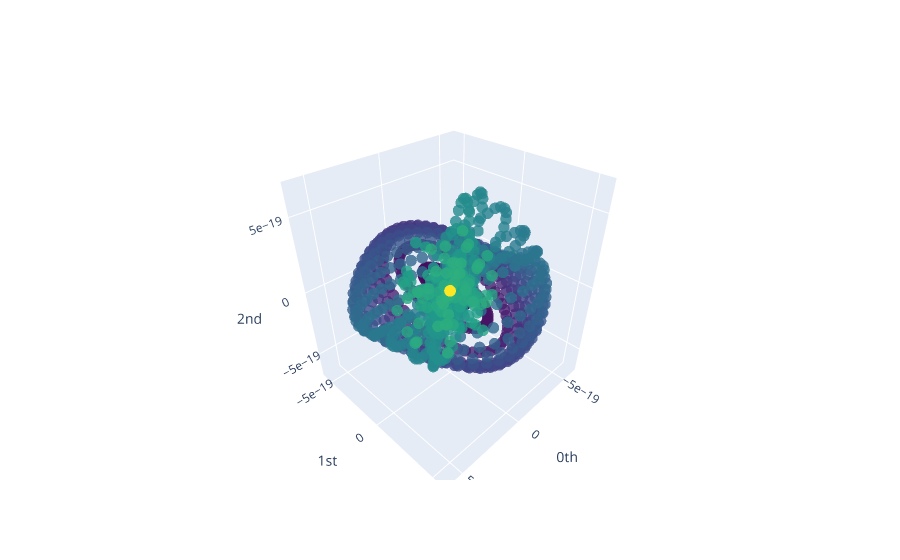

The notebook cell saved with this chart:
### Code cell
from sklearn.decomposition import PCA
from gtda.plotting import plot_point_cloud

pca = PCA(n_components=3)
y_gw_embedded_pca = pca.fit_transform(y_gw_embedded)

plot_point_cloud(y_gw_embedded_pca)

### Figure 1 — Plotly figure (JSON) as saved in the notebook; plotly's stock layout.template omitted (floating-point values rounded to 4 significant figures; data arrays with more than 128 entries replaced by an {"elided": "..."} marker saying what was removed)
{"data": [{"marker": {"color": {"elided": "1529 int values"}, "colorscale": [[0, "#440154"], [0.1111, "#482878"], [0.2222, "#3e4989"], [0.3333, "#31688e"], [0.4444, "#26828e"], [0.5556, "#1f9e89"], [0.6667, "#35b779"], [0.7778, "#6ece58"], [0.8889, "#b5de2b"], [1, "#fde725"]], "opacity": 0.8, "size": 4}, "mode": "markers", "type": "scatter3d", "x": {"elided": "1529 float values"}, "y": {"elided": "1529 float values"}, "z": {"elided": "1529 float values"}}], "layout": {"scene": {"xaxis": {"exponentformat": "e", "showexponent": "all", "title": {"text": "0th"}, "type": "linear"}, "yaxis": {"exponentformat": "e", "showexponent": "all", "title": {"text": "1st"}, "type": "linear"}, "zaxis": {"exponentformat": "e", "showexponent": "all", "title": {"text": "2nd"}, "type": "linear"}}}}
